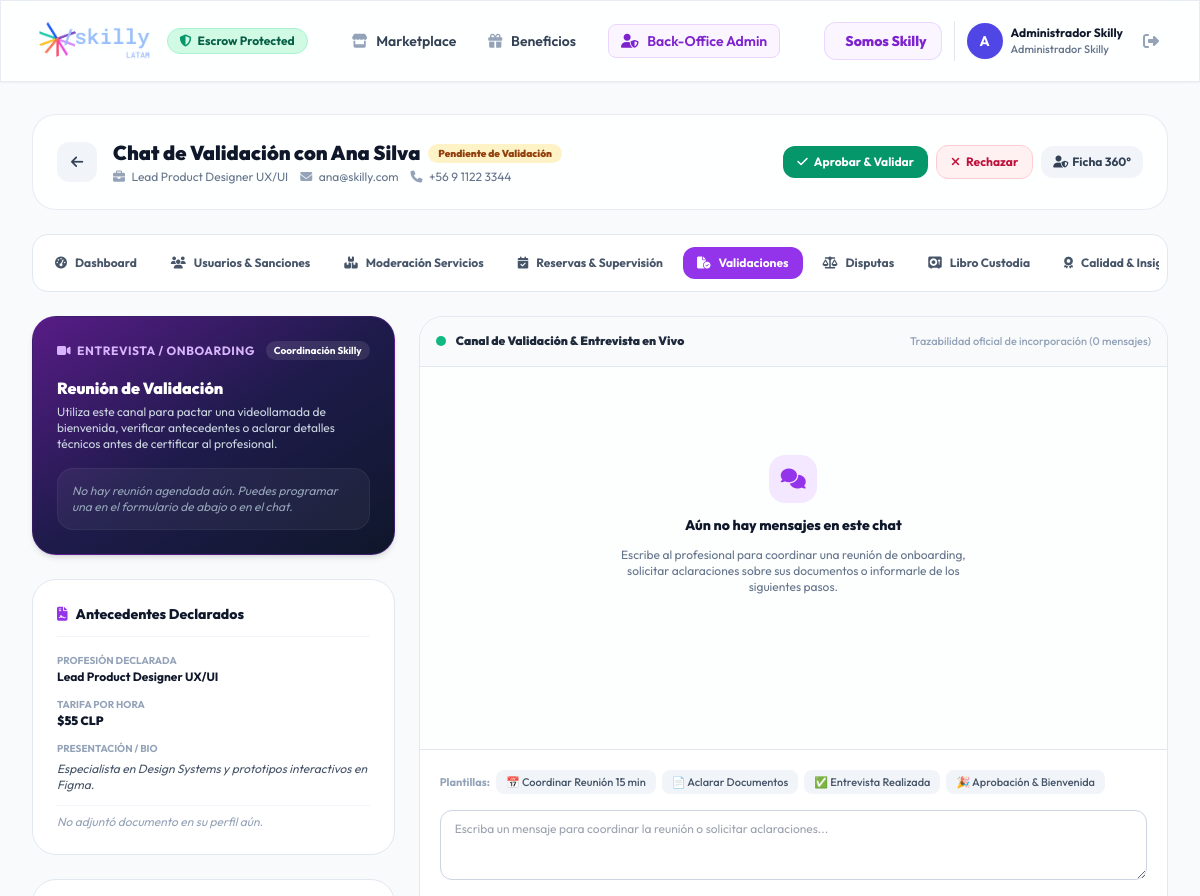
Page /backoffice/validations/2/chat/ (signed in, upper part) on the earlier database version.
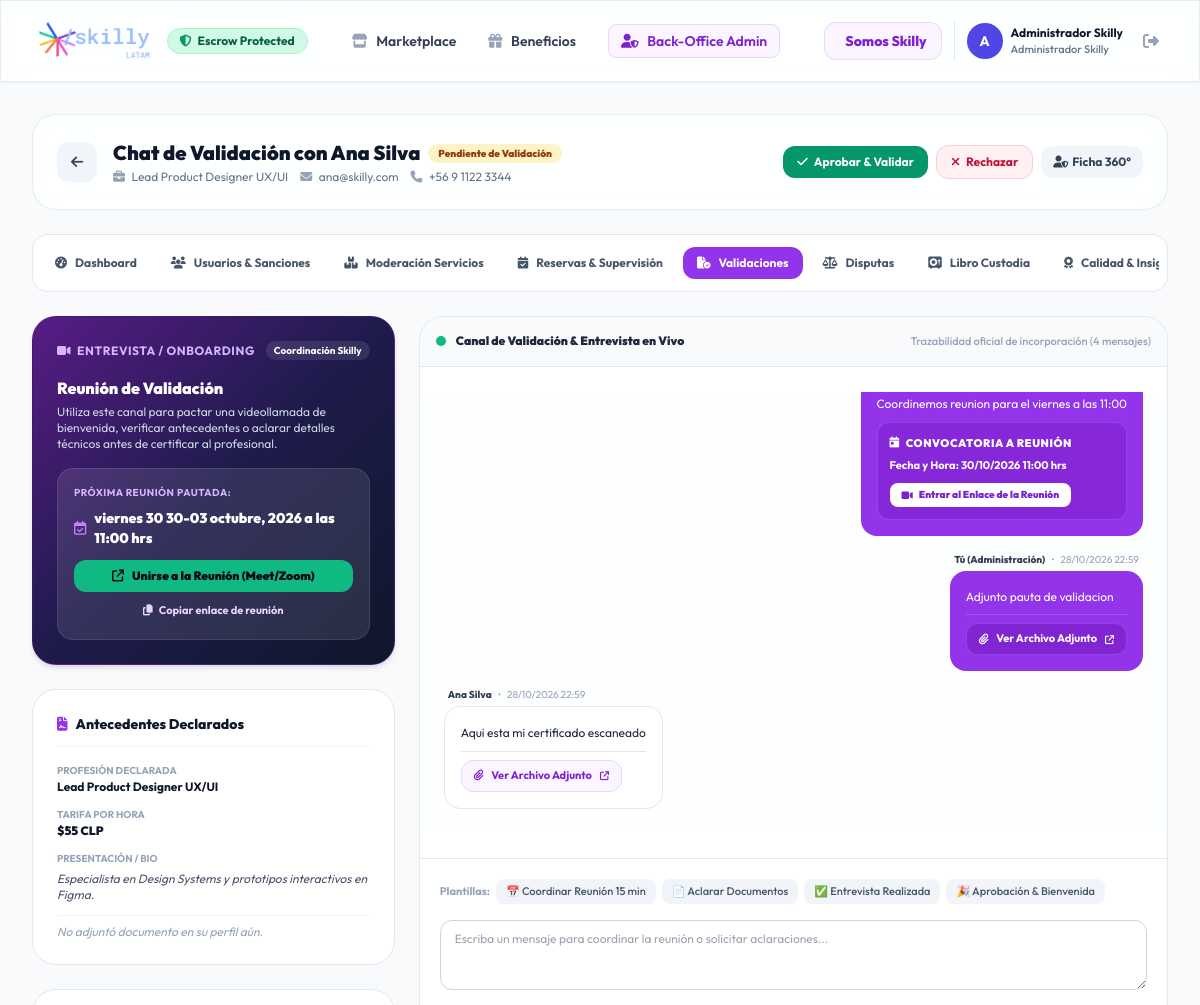
Same page on the later database version.
### apps/backoffice/models.py (models this page shows, shortened)
class ValidationMessage(models.Model):
    professional = models.ForeignKey(
        'users.ProfessionalProfile',
        on_delete=models.CASCADE,
        related_name='validation_messages'
    )
    sender = models.ForeignKey(
        settings.AUTH_USER_MODEL,
        on_delete=models.CASCADE,
        related_name='sent_validation_messages'
    )
    message = models.TextField(verbose_name="Mensaje de Coordinación")
    meeting_link = models.URLField(blank=True, null=True, verbose_name="Enlace de Reunión (Google Meet, Zoom, etc.)")
    meeting_scheduled_at = models.DateTimeField(blank=True, null=True, verbose_name="Fecha y Hora Agendada para la Reunión")
    attachment = models.FileField(
        upload_to='validation_chat_files/',
        blank=True,
        null=True,
        verbose_name="Archivo o Documento Adjunto"
    )
    created_at = models.DateTimeField(auto_now_add=True)
    class Meta:
        ordering = ['created_at']

### apps/users/models.py (models this page shows, shortened)
class CustomUser(AbstractUser):
    ROLE_PROFESIONAL = 'PROFESIONAL'
    ROLE_ORGANIZACION = 'ORGANIZACION'
    ROLE_ADMIN = 'ADMIN'
    ROLE_CHOICES = [
        (ROLE_PROFESIONAL, 'Profesional Independiente'),
        (ROLE_ORGANIZACION, 'Empresa / Organización'),
        (ROLE_ADMIN, 'Administrador Skilly'),
    ]
    role = models.CharField(max_length=20, choices=ROLE_CHOICES, default=ROLE_ORGANIZACION)
    phone = models.CharField(max_length=20, blank=True, null=True, verbose_name="Teléfono de Contacto")
    created_at = models.DateTimeField(auto_now_add=True)
    @property
    def is_admin_role(self):
        return self.role == self.ROLE_ADMIN or self.is_superuser

### apps/backoffice/views.py (the view)
# urls.py: path('validations/<int:pro_id>/chat/', views.validation_chat_view, name='validation_chat'),
@login_required
@admin_required
def validation_chat_view(request, pro_id):
    pro_profile = get_object_or_404(ProfessionalProfile, pk=pro_id)
    chat_messages = pro_profile.validation_messages.all().select_related('sender').order_by('created_at')
    scheduled_meeting = pro_profile.validation_messages.filter(meeting_scheduled_at__isnull=False).order_by('-created_at').first()
    if request.method == 'POST':
        form = ValidationMessageForm(request.POST, request.FILES)
        if form.is_valid():
            msg = form.save(commit=False)
            msg.professional = pro_profile
            msg.sender = request.user
            msg.save()
            messages.success(request, f"Mensaje enviado a {pro_profile.user.get_full_name() or pro_profile.user.username}.")
            return redirect('backoffice:validation_chat', pro_id=pro_id)
        else:
            messages.error(request, "Error al enviar mensaje. Verifique los campos ingresados.")
    else:
        form = ValidationMessageForm()
    admin_notes_form = AdminProNotesForm(instance=pro_profile)
    context = {
        'pro_profile': pro_profile,
        'chat_messages': chat_messages,
        'scheduled_meeting': scheduled_meeting,
        'form': form,
        'admin_notes_form': admin_notes_form,
    }
    return render(request, 'backoffice/chat_validacion.html', context)

### apps/backoffice/forms.py
class AdminProNotesForm(forms.ModelForm):
    class Meta:
        model = ProfessionalProfile
        fields = ('admin_notes',)
        widgets = {
            'admin_notes': forms.Textarea(attrs={
                'class': 'w-full px-3.5 py-2.5 rounded-xl border border-slate-300 text-xs focus:ring-2 focus:ring-purple-500 focus:border-purple-500',
                'rows': 4,
                'placeholder': 'Anotaciones internas exclusivas para el equipo de administración (seguimiento, antecedentes, llamadas de atención, etc.)...'
            })
        }

### apps/backoffice/views.py (called while the page is built, shortened)
def admin_required(view_func):
    @wraps(view_func)
    def _wrapped_view(request, *args, **kwargs):
        if not request.user.is_authenticated:
            return redirect(f"/users/login/?next={request.path}")
        audit_logger.info(
            "Acceso backoffice | Admin: %s | Ruta: %s",
            request.user.username,
            request.path,
        )
        return view_func(request, *args, **kwargs)
    return _wrapped_view

### templates/backoffice/chat_validacion.html (shortened to what the changed rows need)
{% extends 'base.html' %}
{% block content %}
<div class="max-w-7xl mx-auto px-4 sm:px-6 lg:px-8 py-8 space-y-6">
    <div class="glass-panel p-6 rounded-3xl shadow-xs flex flex-col md:flex-row items-start md:items-center justify-between gap-4">
        <div class="flex items-center gap-4">
            <div class="space-y-0.5">
                <div class="flex flex-wrap items-center gap-2">
                    <h1 class="text-xl font-black text-slate-900">
                        Chat de Validación con {{ pro_profile.user.get_full_name|default:pro_profile.user.username }}
                    </h1>
                </div>
            </div>
        </div>
    </div>
    <div class="grid grid-cols-1 lg:grid-cols-3 gap-6">
        <div class="space-y-6">
            <div class="bg-gradient-to-br from-purple-900 via-indigo-950 to-slate-900 text-white rounded-3xl p-6 shadow-md border border-purple-800/40 space-y-4">
                <div class="flex items-center justify-between">
                    <span class="text-xs font-bold text-purple-300 uppercase tracking-wider flex items-center gap-1.5">
                    </span>
                    <span class="px-2 py-0.5 rounded-full text-[10px] font-bold bg-white/10 text-white">
                    </span>
                </div>
                <div>
                    <h3 class="text-base font-black text-white">Reunión de Validación</h3>
                    <p class="text-xs text-slate-300 mt-1">
                    </p>
                </div>
                {% if scheduled_meeting and scheduled_meeting.meeting_scheduled_at %}
                    <div class="bg-white/10 rounded-2xl p-4 border border-white/10 space-y-2">
                        <span class="text-[10px] font-bold uppercase tracking-wider text-purple-300 block">Próxima Reunión Pautada:</span>
                        <div class="text-sm font-black text-white flex items-center gap-2">
                            <i class="fa-regular fa-calendar-check text-purple-400"></i>
                            {{ scheduled_meeting.meeting_scheduled_at|date:"l d de F, Y" }} a las {{ scheduled_meeting.meeting_scheduled_at|time:"H:i" }} hrs
                        </div>
                        {% if scheduled_meeting.meeting_link %}
                            <div class="space-y-1.5 pt-1">
                                <a href="{{ scheduled_meeting.meeting_link }}" target="_blank"
                                   class="w-full py-2 bg-emerald-500 hover:bg-emerald-600 text-slate-950 font-black rounded-xl text-xs transition-colors inline-flex items-center justify-center gap-2 shadow-xs">
                                    <i class="fa-solid fa-arrow-up-right-from-square"></i> Unirse a la Reunión (Meet/Zoom)
                                </a>
                                <button type="button" onclick="navigator.clipboard.writeText('{{ scheduled_meeting.meeting_link }}'); alert('Enlace de reunión copiado al portapapeles');"
                                        class="w-full py-1 text-[11px] text-purple-200 hover:text-white transition-colors text-center font-bold">
                                    <i class="fa-solid fa-copy mr-1"></i> Copiar enlace de reunión
                                </button>
                            </div>
                        {% endif %}
                    </div>
                {% else %}
                    <div class="bg-white/5 rounded-2xl p-3.5 border border-white/5 text-xs text-slate-400 italic">
                        No hay reunión agendada aún. Puedes programar una en el formulario de abajo o en el chat.
                    </div>
                {% endif %}
            </div>
        </div>
        <div class="lg:col-span-2 bg-white rounded-3xl border border-slate-200 shadow-xs flex flex-col justify-between overflow-hidden min-h-[580px]">
            <div class="p-4 bg-slate-50 border-b border-slate-200 flex items-center justify-between">
                <div class="flex items-center gap-2.5">
                    <span class="w-2.5 h-2.5 rounded-full bg-emerald-500"></span>
                    <span class="text-xs font-black text-slate-800">Canal de Validación & Entrevista en Vivo</span>
                </div>
                <span class="text-[11px] text-slate-400 font-medium">Trazabilidad oficial de incorporación ({{ chat_messages.count }} mensaje{{ chat_messages.count|pluralize }})</span>
            </div>
            <div id="chat-scroll-container" class="p-6 space-y-4 overflow-y-auto max-h-[440px] bg-slate-50/30 flex-1">
                {% if chat_messages %}
                    {% for msg in chat_messages %}
                        <div class="flex flex-col {% if msg.sender == request.user %}items-end{% else %}items-start{% endif %} space-y-1">
                            <div class="flex items-center gap-1.5 text-[10px] text-slate-400 px-1">
                                <span class="font-extrabold text-slate-700">
                                    {% if msg.sender == request.user %}Tú (Administración){% else %}{{ msg.sender.get_full_name|default:msg.sender.username }}{% endif %}
                                </span>
                                <span>•</span>
                                <span>{{ msg.created_at|date:"d/m/Y H:i" }}</span>
                            </div>
                            <div class="p-4 rounded-2xl max-w-lg text-xs leading-relaxed shadow-2xs space-y-2
                                {% if msg.sender == request.user %}
                                    bg-purple-600 text-white rounded-tr-xs
                                {% else %}
                                    bg-white text-slate-800 border border-slate-200 rounded-tl-xs
                                {% endif %}">
                                <p class="whitespace-pre-line">{{ msg.message }}</p>
                                {% if msg.attachment %}
                                    <div class="pt-2 border-t {% if msg.sender == request.user %}border-purple-400/40{% else %}border-slate-200{% endif %}">
                                        <a href="{{ msg.attachment.url }}" target="_blank"
                                           class="inline-flex items-center gap-2 px-3 py-1.5 rounded-xl font-bold text-[11px] transition-colors
                                           {% if msg.sender == request.user %}bg-purple-700/80 hover:bg-purple-700 text-white border border-purple-400/30{% else %}bg-purple-50 hover:bg-purple-100 text-purple-700 border border-purple-200{% endif %}">
                                            <i class="fa-solid fa-paperclip"></i>
                                            <span class="truncate max-w-[200px]">Ver Archivo Adjunto</span>
                                            <i class="fa-solid fa-arrow-up-right-from-square text-[9px]"></i>
                                        </a>
                                    </div>
                                {% endif %}
                                {% if msg.meeting_scheduled_at or msg.meeting_link %}
                                    <div class="p-3 rounded-xl border mt-2 text-xs space-y-1.5
                                        {% if msg.sender == request.user %}
                                            bg-purple-700/60 border-purple-400/30 text-white
                                        {% else %}
                                            bg-purple-50 border-purple-200 text-purple-950
                                        {% endif %}">
                                        <div class="font-black flex items-center gap-1.5 text-[11px] uppercase tracking-wider">
                                            <i class="fa-solid fa-calendar-day"></i> Convocatoria a Reunión
                                        </div>
                                        {% if msg.meeting_scheduled_at %}
                                            <div class="text-[11px] font-bold">
                                                Fecha y Hora: {{ msg.meeting_scheduled_at|date:"d/m/Y H:i" }} hrs
                                            </div>
                                        {% endif %}
                                        {% if msg.meeting_link %}
                                            <div class="pt-1 flex items-center gap-2">
                                                <a href="{{ msg.meeting_link }}" target="_blank"
                                                   class="inline-flex items-center gap-1.5 px-3 py-1 bg-white text-purple-700 font-black rounded-lg text-[10px] hover:bg-purple-50 transition-colors shadow-2xs">
                                                    <i class="fa-solid fa-video"></i> Entrar al Enlace de la Reunión
                                                </a>
                                            </div>
                                        {% endif %}
                                    </div>
                                {% endif %}
                            </div>
                        </div>
                    {% endfor %}
                {% else %}
                    <div class="text-center py-16 space-y-3">
                        <div class="w-12 h-12 rounded-2xl bg-purple-100 text-purple-600 flex items-center justify-center mx-auto text-xl">
                            <i class="fa-solid fa-comments"></i>
                        </div>
                        <h4 class="text-sm font-extrabold text-slate-900">Aún no hay mensajes en este chat</h4>
                        <p class="text-xs text-slate-500 max-w-sm mx-auto">
                            Escribe al profesional para coordinar una reunión de onboarding, solicitar aclaraciones sobre sus documentos o informarle de los siguientes pasos.
                        </p>
                    </div>
                {% endif %}
            </div>
        </div>
    </div>
</div>
{% endblock %}

Differences in the rows shown:
added ValidationMessage: meeting_scheduled_at "viernes 30 30-03 octubre, 2026", meeting_scheduled_at "11:00", message "Coordinemos reunion para el viernes a las 11:00", meeting_scheduled_at "30/10/2026 11:00"
added ValidationMessage: shows "Tú (Administración)", created_at "28/10/2026 22:59", message "Adjunto pauta de validacion"
added ValidationMessage: sender.get_full_name "Ana Silva", created_at "28/10/2026 22:59", message "Aqui esta mi certificado escaneado"
Other differences:
{{ chat_messages.count }}: "0" → "4"
text no longer shown: "No hay reunión agendada aún. Puedes programar una en el formulario de abajo o en el chat. Aún no hay mensajes en este chat Escribe al profesional para coordinar una reunión de onboarding, solicitar aclaraciones sobre sus documentos o informarle de los siguientes pasos."
text now shown: "PRÓXIMA REUNIÓN PAUTADA: a las hrs Unirse a la Reunión (Meet/Zoom) Copiar enlace de reunión"
